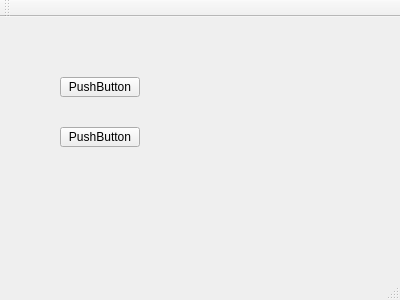
<?xml version="1.0" encoding="UTF-8"?>
<ui version="4.0">
 <class>MainWindow</class>
 <widget class="QMainWindow" name="MainWindow">
  <property name="geometry">
   <rect>
    <x>0</x>
    <y>0</y>
    <width>400</width>
    <height>300</height>
   </rect>
  </property>
  <property name="windowTitle">
   <string>MainWindow</string>
  </property>
  <widget class="QWidget" name="centralWidget">
   <widget class="QPushButton" name="pushButton">
    <property name="geometry">
     <rect>
      <x>60</x>
      <y>60</y>
      <width>80</width>
      <height>20</height>
     </rect>
    </property>
    <property name="text">
     <string>PushButton</string>
    </property>
   </widget>
   <widget class="QPushButton" name="pushButton_2">
    <property name="geometry">
     <rect>
      <x>60</x>
      <y>110</y>
      <width>80</width>
      <height>20</height>
     </rect>
    </property>
    <property name="text">
     <string>PushButton</string>
    </property>
   </widget>
   <zorder>pushButton_2</zorder>
   <zorder>pushButton</zorder>
  </widget>
  <widget class="QMenuBar" name="menuBar">
   <property name="geometry">
    <rect>
     <x>0</x>
     <y>0</y>
     <width>400</width>
     <height>22</height>
    </rect>
   </property>
  </widget>
  <widget class="QToolBar" name="mainToolBar">
   <attribute name="toolBarArea">
    <enum>TopToolBarArea</enum>
   </attribute>
   <attribute name="toolBarBreak">
    <bool>false</bool>
   </attribute>
  </widget>
  <widget class="QStatusBar" name="statusBar"/>
 </widget>
 <layoutdefault spacing="6" margin="11"/>
 <resources/>
 <connections/>
</ui>
